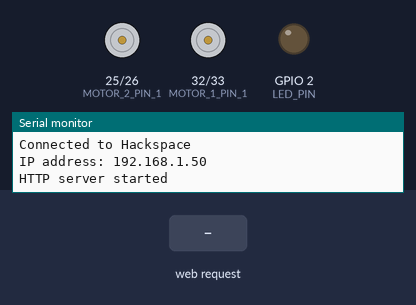
Bench run of a sketch on a simulated ESP32. Shown: motor-driver pin pairs drawn as motors (green arrow = first pin HIGH = forward, orange = second pin HIGH = backward, longer = more drive), output pins drawn as LEDs (lit = HIGH), the last lines printed to the serial monitor. The test bench sets the inputs (shaded band). WiFi joins after 1.5 s; servers stay silent unless stated.

Above: at 3.2 s.
3.3 s: HTTP request GET /go/forward received
At 4.1 s:
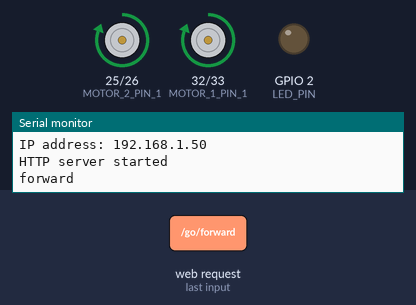
4.8 s: HTTP request GET /go/backward received
At 5.3 s:
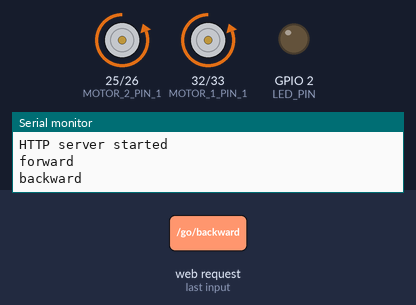
6.3 s: HTTP request GET /go/left received
At 7.5 s:
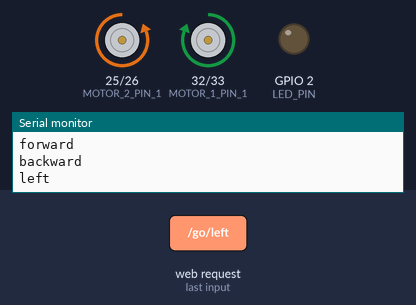
7.8 s: HTTP request GET /go/right received
At 8.8 s:
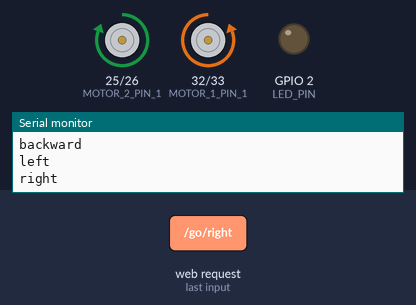
9.3 s: HTTP request GET /led/on received
At 9.9 s:
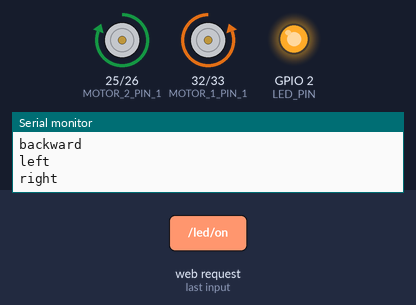
10.8 s: HTTP request GET /go/stop received
At 11.1 s:
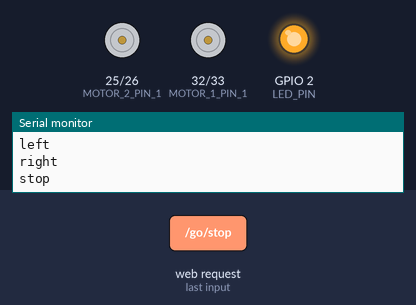
Timing chart, 0 to 13.3 s (numbered marks = the images above; inputs shaded):
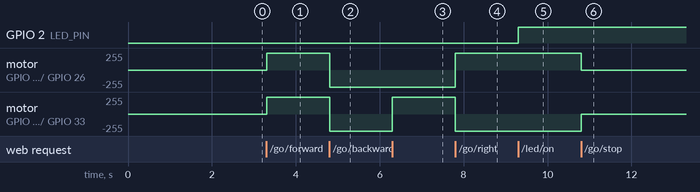

Measured:
- after the input at 3.3 s, motor on GPIO 25 (MOTOR_2_PIN_1) / GPIO 26 (MOTOR_2_PIN_2), motor on GPIO 32 (MOTOR_1_PIN_1) / GPIO 33 (MOTOR_1_PIN_2): stopped → forward 255/255 at once
- after the input at 4.8 s, motor on GPIO 25 (MOTOR_2_PIN_1) / GPIO 26 (MOTOR_2_PIN_2), motor on GPIO 32 (MOTOR_1_PIN_1) / GPIO 33 (MOTOR_1_PIN_2): forward 255/255 → backward 255/255 at once
- after the input at 6.3 s, motor on GPIO 32 (MOTOR_1_PIN_1) / GPIO 33 (MOTOR_1_PIN_2): backward 255/255 → forward 255/255 at once
- after the input at 7.8 s, motor on GPIO 25 (MOTOR_2_PIN_1) / GPIO 26 (MOTOR_2_PIN_2): backward 255/255 → forward 255/255 at once; motor on GPIO 32 (MOTOR_1_PIN_1) / GPIO 33 (MOTOR_1_PIN_2): forward 255/255 → backward 255/255 at once
- after the input at 9.3 s, GPIO 2 (LED_PIN): LOW → HIGH at once
- after the input at 10.8 s, motor on GPIO 25 (MOTOR_2_PIN_1) / GPIO 26 (MOTOR_2_PIN_2): forward 255/255 → stopped at once; motor on GPIO 32 (MOTOR_1_PIN_1) / GPIO 33 (MOTOR_1_PIN_2): backward 255/255 → stopped at once

The sketch:

web-server.ino
```cpp
#include <WiFi.h>
#include <WebServer.h>
#include <Wire.h>
#include <MPU9250_asukiaaa.h>

#define ESP_MODEL_WROOM
#if defined(CAMERA_MODEL_AI_THINKER)
  #define MOTOR_1_PIN_1    14
  #define MOTOR_1_PIN_2    15
  #define MOTOR_2_PIN_1    13
  #define MOTOR_2_PIN_2    12
  #define LED_PIN 33
  #define LED_HIGH LOW
  #define LED_LOW HIGH
#elif defined(ESP_MODEL_WROOM)
  #define MOTOR_1_PIN_1    32
  #define MOTOR_1_PIN_2    33
  #define MOTOR_2_PIN_1    25
  #define MOTOR_2_PIN_2    26
  #define LED_PIN 2
  #define LED_HIGH HIGH
  #define LED_LOW LOW
  #define SDA_PIN 21
  #define SCL_PIN 22
#endif

WebServer server(80);

const char *ssid = "Hackspace";
const char *pass = "youathackspace";
// const char *ssid = "just another spot";
// const char *pass = "11111111";

MPU9250_asukiaaa Sensor;

void go_forward() {
  digitalWrite(MOTOR_1_PIN_1, 1);
  digitalWrite(MOTOR_1_PIN_2, 0);
  digitalWrite(MOTOR_2_PIN_1, 1);
  digitalWrite(MOTOR_2_PIN_2, 0);
}

void go_right() {
  digitalWrite(MOTOR_1_PIN_1, 0);
  digitalWrite(MOTOR_1_PIN_2, 1);
  digitalWrite(MOTOR_2_PIN_1, 1);
  digitalWrite(MOTOR_2_PIN_2, 0);
}

void go_left() {
  digitalWrite(MOTOR_1_PIN_1, 1);
  digitalWrite(MOTOR_1_PIN_2, 0);
  digitalWrite(MOTOR_2_PIN_1, 0);
  digitalWrite(MOTOR_2_PIN_2, 1);
}

void go_backward() {
  digitalWrite(MOTOR_1_PIN_1, 0);
  digitalWrite(MOTOR_1_PIN_2, 1);
  digitalWrite(MOTOR_2_PIN_1, 0);
  digitalWrite(MOTOR_2_PIN_2, 1);
}

void stop() {
  digitalWrite(MOTOR_1_PIN_1, 0);
  digitalWrite(MOTOR_1_PIN_2, 0);
  digitalWrite(MOTOR_2_PIN_1, 0);
  digitalWrite(MOTOR_2_PIN_2, 0);
}

void go(String dir) {
  if (dir.equals("forward")) {
    go_forward();
  } else if (dir.equals("backward")) {
    go_backward();
  } else if (dir.equals("left")) {
    go_left();
  } else if (dir.equals("right")) {
    go_right();
  } else {
    stop();
  }
}

void led_on() {
  digitalWrite(LED_PIN, LED_HIGH);
}

void led_off() {
  digitalWrite(LED_PIN, LED_LOW);
}

uint32_t listen(uint32_t time) {
  float filtVal = 0.;
  unsigned long start = millis();
  while (millis() - start < time) {
    Sensor.accelUpdate();
    float newVal = (pow(Sensor.accelY(), 2) - filtVal) * .1;
    if (newVal > .3) return 400;
    filtVal += newVal;
  }
  return 200;
}

// dir = 1 - right
uint32_t listen_rot(uint32_t time) {
  float filtVal = 0.;
  unsigned long start = millis();
  while (millis() - start < time) {
    Sensor.gyroUpdate();
    float newVal = Sensor.gyroZ();
    filtVal += newVal;
  }
  return filtVal;
}

void action() {
  String direction;
  String uri = server.uri();
  String dest = uri.substring(uri.lastIndexOf("/") + 1);
  Serial.println(dest);
  if (!dest.equals("stop")) {
    if (server.argName(0).equals("delay")) {
      int code = 200;
      // char cont[20];
      if (dest == "left" || dest == "right") {
        go(dest);
        delay(server.arg(0).toInt());
        // float filt = listen_rot(server.arg(0).toInt());
        // sprintf(cont, "%f", filt);
        // cont[19] = '\0';
      } else {
        go(dest);
        code = listen(server.arg(0).toInt());
      }
      stop();
      // server.send(code, "text/plain", cont);
      server.send(code);
    } else if (server.argName(0).equals("sensor")) {
      // float cnt = listen_rot(server.arg(0).toFloat());
      float cnt = server.arg(0).toFloat();
      if (dest == "left") {
        go(dest);
        rot_sens_left(cnt);
      } else if (dest == "right") {
        go(dest);
        rot_sens_right(cnt);
      }
      stop();
    } else {
      go(dest);
    }
  } else {
    stop();
  }
}

void get_gyro() {
  Sensor.gyroUpdate();
  char tmp[200];
  sprintf(tmp, "\
  {\
    \"x\": %f,\
    \"y\": %f,\
    \"z\": %f\
  }\
  ",
  Sensor.gyroX(),
  Sensor.gyroY(),
  Sensor.gyroZ());
  server.send(200, "application/json", tmp);
}

void get_accel() {
  Sensor.accelUpdate();
  char tmp[200];
  sprintf(tmp, "\
  {\
    \"x\": %f,\
    \"y\": %f,\
    \"z\": %f,\
    \"sqrt\": %f\
  }\
  ",
  Sensor.accelX(),
  Sensor.accelY(),
  Sensor.accelZ(),
  Sensor.accelSqrt());
  server.send(200, "application/json", tmp);
}

void rot_sens_right(float cnt) {
  float filtVal = 0.;
  while (filtVal < cnt) {
    Sensor.gyroUpdate();
    // float newVal = (Sensor.gyroZ() - filtVal) * .1;
    float newVal = Sensor.gyroZ();
    filtVal += newVal;
  }
  stop();
}

void rot_sens_left(float cnt) {
  float filtVal = 0.;
  cnt = -cnt;
  while (cnt < filtVal) {
    Sensor.gyroUpdate();
    // float newVal = (Sensor.gyroZ() - filtVal) * .1;
    float newVal = Sensor.gyroZ();
    filtVal += newVal;
  }
  stop();
}

void setup()
{
    Serial.begin(115200);

    pinMode(MOTOR_1_PIN_1, OUTPUT);
    pinMode(MOTOR_1_PIN_2, OUTPUT);
    pinMode(MOTOR_2_PIN_1, OUTPUT);
    pinMode(MOTOR_2_PIN_2, OUTPUT);
    pinMode(LED_PIN, OUTPUT);
    Wire.begin(SDA_PIN, SCL_PIN);
    Sensor.setWire(&Wire);

    Sensor.beginGyro();
    Sensor.beginAccel();

    WiFi.mode(WIFI_STA);
    WiFi.begin(ssid, pass);

    while (WiFi.status() != WL_CONNECTED) {
        delay(1000);
        Serial.print(".");
    }

    Serial.println("");
    Serial.print("Connected to ");
    Serial.println(ssid);
    Serial.print("IP address: ");
    Serial.println(WiFi.localIP());

    server.on("/go/forward", action);
    server.on("/go/backward", action);
    server.on("/go/left", action);
    server.on("/go/right", action);
    server.on("/go/stop", action);
    server.on("/led/on", led_on);
    server.on("/led/off", led_off);
    server.on("/info/accel", get_accel);
    server.on("/info/gyro", get_gyro);
    server.enableCORS();
    server.begin();
    Serial.println("HTTP server started");

}

void loop()
{
  server.handleClient();
  delay(5);//allow the cpu to switch to other tasks
}
```
